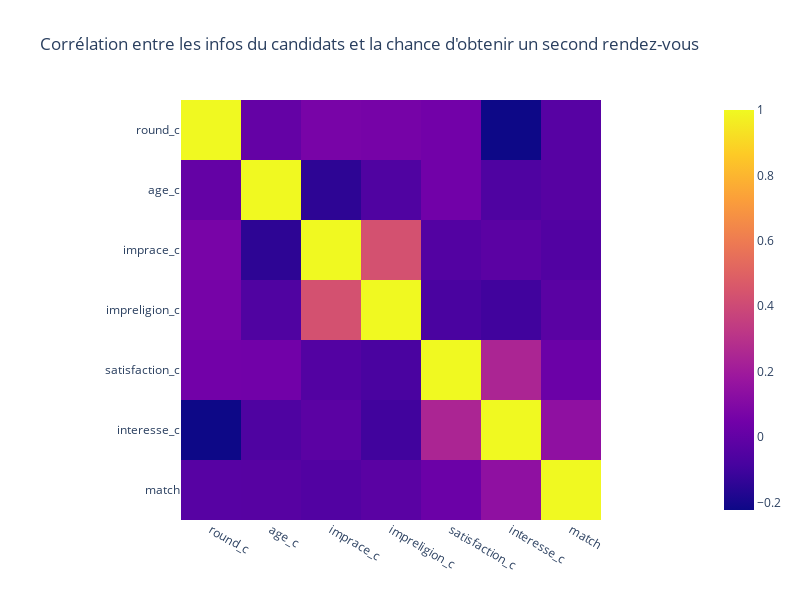

The code cell stored with this chart in its notebook:
### Markdown cell above
Limiter son nombre de partenaires lors de ce speed dating semble légèrement aider à l'obtention d'un second date

### Code cell
corr_candidat = df[['round_c', 'age_c', 'imprace_c', 'impreligion_c', 'satisfaction_c', 'interesse_c', 'match']].corr()

px.imshow(corr_candidat,
          title = 'Corrélation entre les infos du candidats et la chance d\'obtenir un second rendez-vous',
          width = 800,
          height = 600)

### Figure 1 — Plotly figure (JSON) as saved in the notebook; plotly's stock layout.template omitted (floating-point values rounded to 4 significant figures)
{"data": [{"coloraxis": "coloraxis", "hovertemplate": "x: %{x}<br>y: %{y}<br>color: %{z}<extra></extra>", "name": "0", "type": "heatmap", "x": ["round_c", "age_c", "imprace_c", "impreligion_c", "satisfaction_c", "interesse_c", "match"], "xaxis": "x", "y": ["round_c", "age_c", "imprace_c", "impreligion_c", "satisfaction_c", "interesse_c", "match"], "yaxis": "y", "z": [[1, 0.007044, 0.06716, 0.06159, 0.04861, -0.223, -0.03352], [0.007044, 1, -0.147, -0.05483, 0.04523, -0.0584, -0.03502], [0.06716, -0.147, 1, 0.4302, -0.04555, -0.02069, -0.04906], [0.06159, -0.05483, 0.4302, 1, -0.07411, -0.09826, -0.02605], [0.04861, 0.04523, -0.04555, -0.07411, 1, 0.2457, 0.028], [-0.223, -0.0584, -0.02069, -0.09826, 0.2457, 1, 0.1438], [-0.03352, -0.03502, -0.04906, -0.02605, 0.028, 0.1438, 1]]}], "layout": {"coloraxis": {"colorscale": [[0, "#0d0887"], [0.1111, "#46039f"], [0.2222, "#7201a8"], [0.3333, "#9c179e"], [0.4444, "#bd3786"], [0.5556, "#d8576b"], [0.6667, "#ed7953"], [0.7778, "#fb9f3a"], [0.8889, "#fdca26"], [1, "#f0f921"]]}, "height": 600, "title": {"text": "Corrélation entre les infos du candidats et la chance d'obtenir un second rendez-vous"}, "width": 800, "xaxis": {"anchor": "y", "constrain": "domain", "domain": [0, 1], "scaleanchor": "y"}, "yaxis": {"anchor": "x", "autorange": "reversed", "constrain": "domain", "domain": [0, 1]}}}
